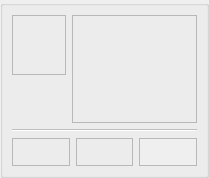
       <widget class="QGroupBox" name="groupBox3" >
        <property name="enabled" >
         <bool>false</bool>
        </property>
        <property name="minimumSize" >
         <size>
          <width>209</width>
          <height>178</height>
         </size>
        </property>
        <property name="autoFillBackground" >
         <bool>true</bool>
        </property>
        <property name="title" >
         <string/>
        </property>
        <layout class="QGridLayout" >
         <property name="margin" >
          <number>9</number>
         </property>
         <property name="spacing" >
          <number>6</number>
         </property>
         <item row="0" column="0" >
          <widget class="QFrame" name="frame_12" >
           <property name="minimumSize" >
            <size>
             <width>54</width>
             <height>60</height>
            </size>
           </property>
           <property name="maximumSize" >
            <size>
             <width>16777215</width>
             <height>60</height>
            </size>
           </property>
           <property name="frameShape" >
            <enum>QFrame::StyledPanel</enum>
           </property>
           <property name="frameShadow" >
            <enum>QFrame::Raised</enum>
           </property>
           <layout class="QGridLayout" >
            <property name="margin" >
             <number>3</number>
            </property>
            <property name="spacing" >
             <number>0</number>
            </property>
            <item row="0" column="0" >
             <widget class="QLabel" name="textLabel_TopCash3" >
              <property name="minimumSize" >
               <size>
                <width>35</width>
                <height>0</height>
               </size>
              </property>
             </widget>
            </item>
            <item row="1" column="0" >
             <widget class="QLabel" name="textLabel_Cash3" >
              <property name="minimumSize" >
               <size>
                <width>35</width>
                <height>0</height>
               </size>
              </property>
             </widget>
            </item>
           </layout>
          </widget>
         </item>
         <item row="1" column="0" >
          <spacer>
           <property name="orientation" >
            <enum>Qt::Vertical</enum>
           </property>
           <property name="sizeType" >
            <enum>QSizePolicy::Expanding</enum>
           </property>
           <property name="sizeHint" >
            <size>
             <width>46</width>
             <height>28</height>
            </size>
           </property>
          </spacer>
         </item>
         <item row="3" column="0" colspan="2" >
          <layout class="QHBoxLayout" >
           <property name="margin" >
            <number>0</number>
           </property>
           <property name="spacing" >
            <number>6</number>
           </property>
           <item>
            <widget class="QFrame" name="frame_13" >
             <property name="minimumSize" >
              <size>
               <width>16</width>
               <height>28</height>
              </size>
             </property>
             <property name="frameShape" >
              <enum>QFrame::StyledPanel</enum>
             </property>
             <property name="frameShadow" >
              <enum>QFrame::Raised</enum>
             </property>
             <layout class="QGridLayout" >
              <property name="margin" >
               <number>2</number>
              </property>
              <property name="spacing" >
               <number>0</number>
              </property>
              <item row="0" column="0" >
               <widget class="QLabel" name="textLabel_Button3" >
                <property name="minimumSize" >
                 <size>
                  <width>0</width>
                  <height>20</height>
                 </size>
                </property>
                <property name="text" >
                 <string/>
                </property>
               </widget>
              </item>
             </layout>
            </widget>
           </item>
           <item>
            <widget class="QFrame" name="frame_14" >
             <property name="minimumSize" >
              <size>
               <width>16</width>
               <height>28</height>
              </size>
             </property>
             <property name="frameShape" >
              <enum>QFrame::StyledPanel</enum>
             </property>
             <property name="frameShadow" >
              <enum>QFrame::Raised</enum>
             </property>
             <layout class="QGridLayout" >
              <property name="margin" >
               <number>2</number>
              </property>
              <property name="spacing" >
               <number>0</number>
              </property>
              <item row="0" column="0" >
               <widget class="QLabel" name="textLabel_Status3" >
                <property name="minimumSize" >
                 <size>
                  <width>0</width>
                  <height>20</height>
                 </size>
                </property>
                <property name="text" >
                 <string/>
                </property>
               </widget>
              </item>
             </layout>
            </widget>
           </item>
           <item>
            <widget class="QFrame" name="frame_Set3" >
             <property name="minimumSize" >
              <size>
               <width>16</width>
               <height>28</height>
              </size>
             </property>
             <property name="autoFillBackground" >
              <bool>true</bool>
             </property>
             <property name="frameShape" >
              <enum>QFrame::StyledPanel</enum>
             </property>
             <property name="frameShadow" >
              <enum>QFrame::Raised</enum>
             </property>
             <layout class="QGridLayout" >
              <property name="margin" >
               <number>2</number>
              </property>
              <property name="spacing" >
               <number>0</number>
              </property>
              <item row="0" column="0" >
               <widget class="QLabel" name="textLabel_Set3" >
                <property name="minimumSize" >
                 <size>
                  <width>0</width>
                  <height>20</height>
                 </size>
                </property>
                <property name="text" >
                 <string/>
                </property>
               </widget>
              </item>
             </layout>
            </widget>
           </item>
          </layout>
         </item>
         <item row="2" column="0" colspan="2" >
          <widget class="Line" name="line2_2_6" >
           <property name="frameShape" >
            <enum>QFrame::HLine</enum>
           </property>
           <property name="frameShadow" >
            <enum>QFrame::Sunken</enum>
           </property>
           <property name="orientation" >
            <enum>Qt::Horizontal</enum>
           </property>
          </widget>
         </item>
         <item rowspan="2" row="0" column="1" >
          <widget class="Q3Frame" name="frame8_2_2_2_6" >
           <property name="frameShape" >
            <enum>QFrame::StyledPanel</enum>
           </property>
           <property name="frameShadow" >
            <enum>QFrame::Raised</enum>
           </property>
           <layout class="QGridLayout" >
            <property name="margin" >
             <number>3</number>
            </property>
            <property name="spacing" >
             <number>3</number>
            </property>
            <item row="0" column="0" >
             <widget class="QLabel" name="pixmapLabel_card3a" >
              <property name="sizePolicy" >
               <sizepolicy>
                <hsizetype>4</hsizetype>
                <vsizetype>4</vsizetype>
                <horstretch>0</horstretch>
                <verstretch>0</verstretch>
               </sizepolicy>
              </property>
              <property name="minimumSize" >
               <size>
                <width>57</width>
                <height>80</height>
               </size>
              </property>
              <property name="scaledContents" >
               <bool>true</bool>
              </property>
             </widget>
            </item>
            <item row="0" column="1" >
             <widget class="QLabel" name="pixmapLabel_card3b" >
              <property name="sizePolicy" >
               <sizepolicy>
                <hsizetype>4</hsizetype>
                <vsizetype>4</vsizetype>
                <horstretch>0</horstretch>
                <verstretch>0</verstretch>
               </sizepolicy>
              </property>
              <property name="minimumSize" >
               <size>
                <width>57</width>
                <height>80</height>
               </size>
              </property>
              <property name="scaledContents" >
               <bool>true</bool>
              </property>
             </widget>
            </item>
           </layout>
          </widget>
         </item>
        </layout>
       </widget>
